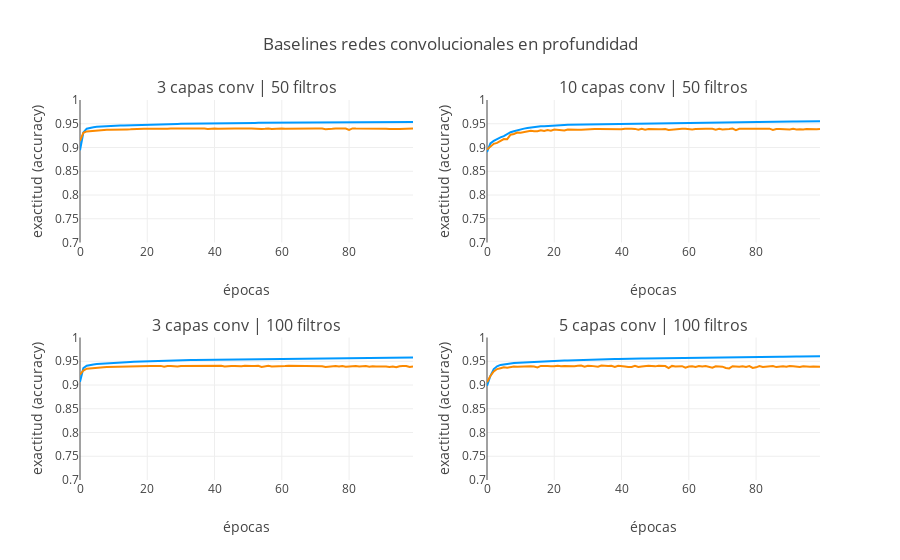

Write notebook code for a chart like this one.
### Code cell
plot_cnn_depth_supervised([conv_layers_3_filters_50, conv_layers_10_filters_50,
                           conv_layers_3_filters_100, conv_layers_5_filters_100],
                          title='Baselines redes convolucionales en profundidad',
                          yrange=[0.7, 1],
                          metric='acc', rows=2, cols=2)
